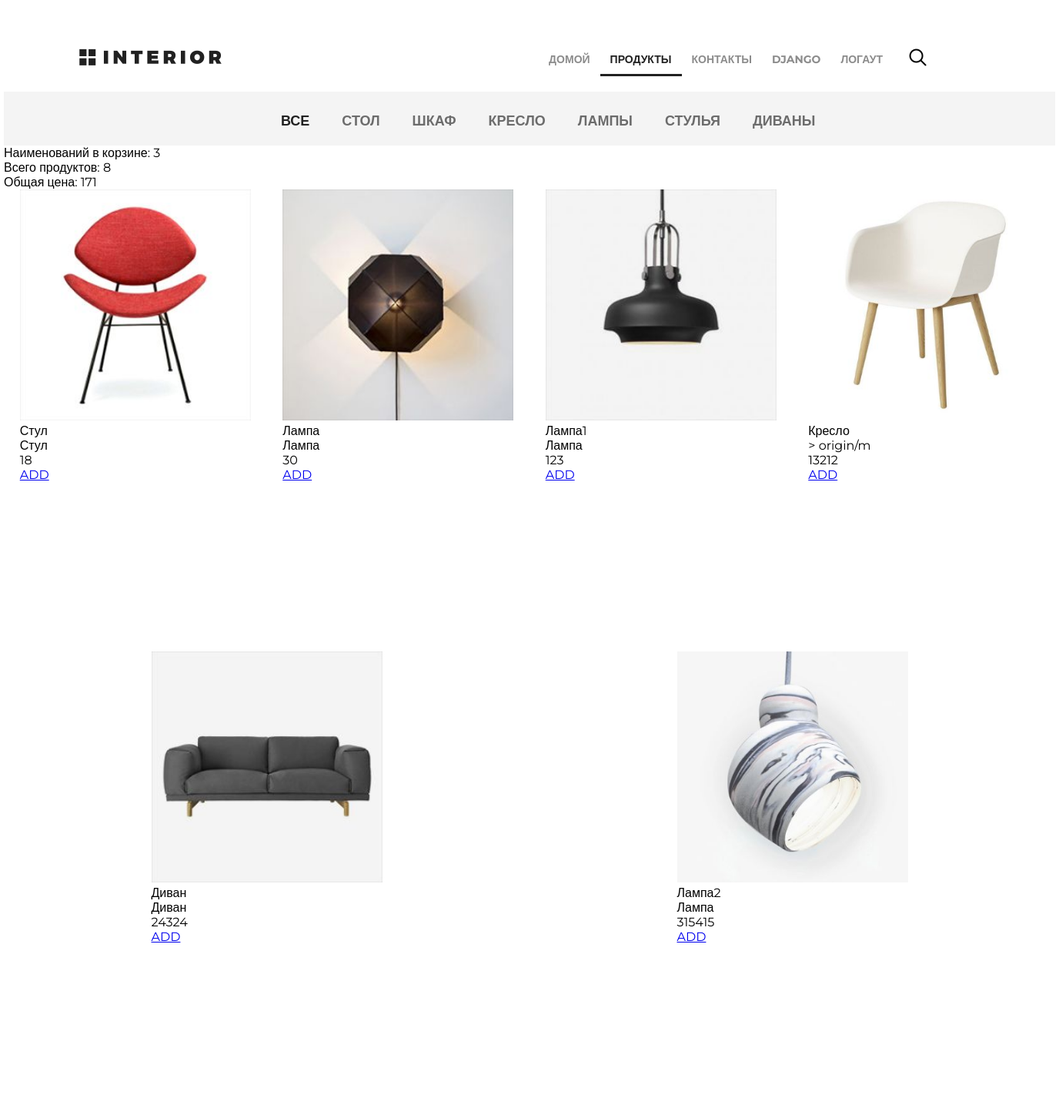
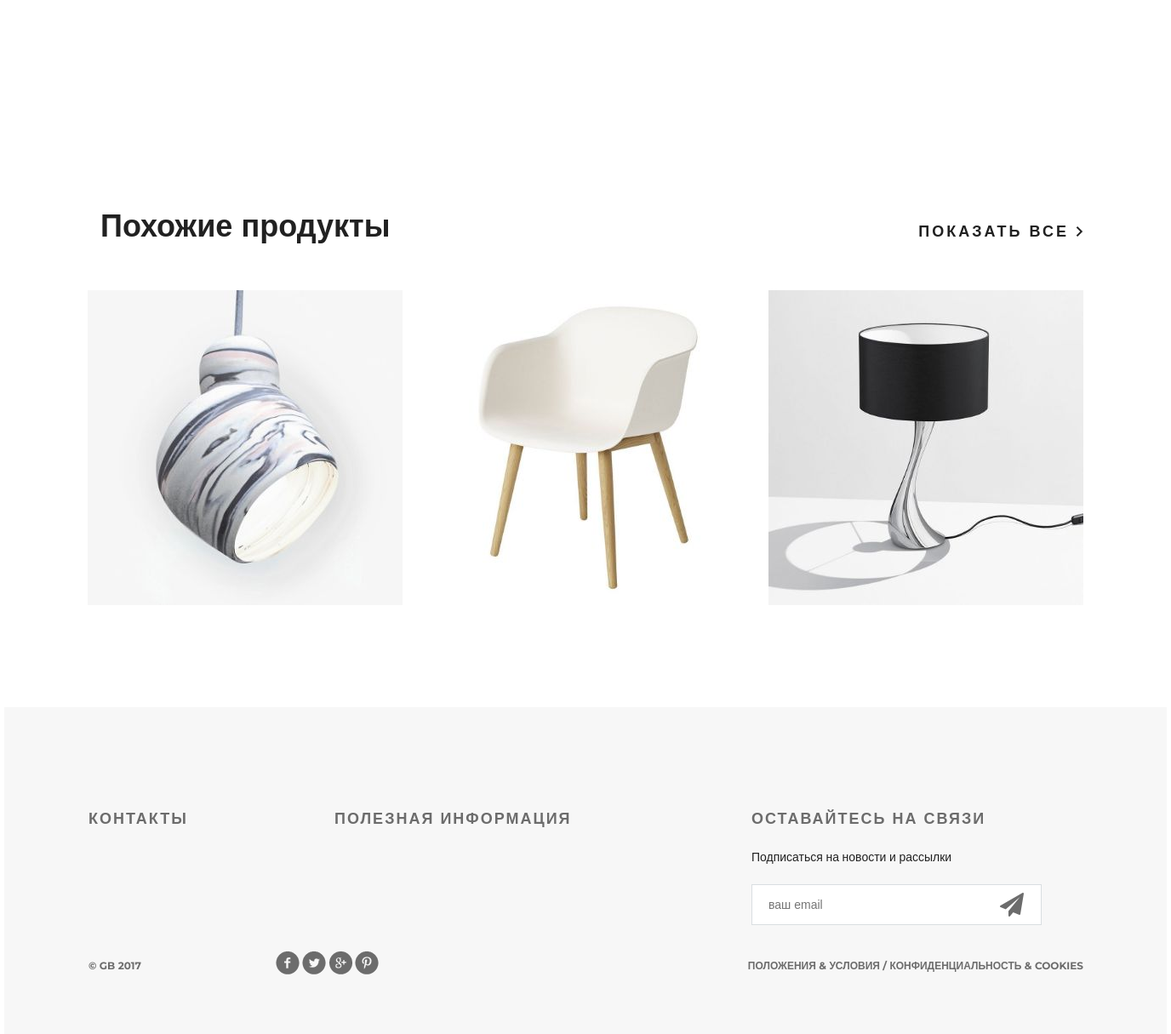
The page /products/0/ (signed in) on the database its author committed (2 pictures, top to bottom).
### authapp/models.py (models this page shows)
class Custom_User(AbstractUser):
    avatar = models.ImageField(upload_to='users_avatars', verbose_name='аватарка', blank=True)
    age = models.PositiveIntegerField(verbose_name='возраст')

### mainapp/models.py (models this page shows, shortened)
class Category(models.Model):
    name = models.CharField(max_length=32, unique=True, verbose_name='Название')

class Product(models.Model):
    name = models.CharField(max_length=32, unique=True, verbose_name='Название')
    descrition = models.TextField(verbose_name='Описание товара')
    price = models.PositiveIntegerField(verbose_name='Цена')
    category = models.ForeignKey(Category, on_delete=models.CASCADE)
    image = models.ImageField(upload_to='products', verbose_name='Изображение', null=True, blank=True)

### mainapp/views.py (the view)
# urls.py: path('products/<int:pk>/', products_view, name='products'),
def products_view(request, pk):
    if request.user.is_authenticated:
        basket = Basket.objects.filter(user=request.user)[0]
        if not basket:
            basket = Basket(user=request.user)
            basket.save()
        basket_items = OrderItem.objects.filter(basket=basket)
        if basket_items:
            types_of_products = len(basket_items)
            sum_of_products = 0
            price_of_products = 0
            for item in basket_items:
                sum_of_products += item.quantity
                price_of_products += item.product.price
    categories = Category.objects.all()
    if pk == 0:
        products = Product.objects.all().order_by('price')
        category = {'name': 'все'}
    else:
        category = get_object_or_404(Category, pk=pk)
        products = Product.objects.filter(category__pk=pk).order_by('price')
    content = {
        'products': products,
        'category': category,
        'categories': categories,
        'basket': basket,
        "types_of_products": types_of_products,
        "sum_of_products": sum_of_products,
        "price_of_products": price_of_products
    }
    return render(request, 'mainapp/products.html', content)

### mainapp/templates/mainapp/products.html (shortened to what this page needs)
{% extends "mainapp/base.html" %}
{% block menu %}
		<div class="hero-white">
			<div class="header clearfix">
					{% include "mainapp/inside_menu.html" %}
                <a href="#" class="basket"></a>
			</div>
		</div>
{% endblock %}
{% block content %}
		<div class="details">
			<div class="links clearfix">
				<ul class="links-menu">
					<li><a href="{% url 'mainapp:products' pk=0 %}" class="{% if category|length > 0 %} active {% endif %}">ВСЕ</a></li>
					{% for cat in categories %}
						<li><a href="{% url 'mainapp:products' cat.pk %}" class="
						">
							{{cat.name}}
							</a></li>
					{% endfor %}
				</ul>
			</div>
			{% if user.is_authenticated %}
				<div>
					Наименований в корзине: {{types_of_products}}
				</div>
				<div>
					Всего продуктов: {{sum_of_products}}
				</div>
				<div>
					Общая цена: {{price_of_products}}
				</div>
			{% endif %}
			<div class="products_block">
				{% for product in products %}
					<div class="products_box">
						<div  class="products_box_img">
							<img src="{{product.image.url}}" alt="">
						</div>
						<div  class="products_box_name">
							{{product.name}}
						</div>
						<div  class="products_box_description">
							{{product.descrition}}
						</div>
						<div class="products_box_price">
							{{product.price}}
						</div>
						{% if user.is_authenticated %}
							<div>
								<a href="{% url 'basketapp:product_add' pk=product.pk %}">ADD</a>
							</div>
						{% endif %}
					</div>
				{% endfor %}
			</div>
			<div class="related">
				<div class="title clearfix">
					<h2>Похожие продукты</h2>
					<a class="explore" href="#">показать все <img src="/static/img/arrow.png" alt=""></a>
				</div>
				<div class="related-products clearfix">
					<div class="block">
						<a href="#"><img src="/static/img/product-11.jpg" alt="">
						</a>
					</div>
					<div class="block">
						<a href="#"><img src="/static/img/product-21.jpg" alt="">
						</a>
					</div>
					<div class="block">
						<a href="#"><img src="/static/img/product-31.jpg" alt="">
						</a>
					</div>
				</div>
			</div>
		</div>
{% endblock %}

### mainapp/templates/mainapp/base.html (shortened to what this page needs)
<!DOCTYPE html>
<html>
<head>
	<link rel="stylesheet" type="text/css" href="/static/style.css">
	<link rel="stylesheet" href="/static/fonts/font-awesome/css/font-awesome.css">
</head>
<body>
	<div class="container">
        {% block menu %}
        {% endblock %}
        {% block content %}
        {% endblock %}
		<div class="clr"></div>
	</div>
    <div class="footer">
        <div class="clearfix">
            <div class="text-footer">
                <h3>контакты</h3>
            </div>
            <div class="text-footer">
                <h3>полезная информация</h3>
            </div>
            <div class="text-footer clearfix">
                <h3>Оставайтесь на связи</h3>
                <p>Подписаться на новости и рассылки</p>
                <form>
                    <input type="email" name="email" placeholder="ваш email">
                    <a href="#"><i class="fa fa-paper-plane fa-2x" aria-hidden="true"></i></a>
                </form>
            </div>
        </div>
        <p class="small">&copy; GB 2017</p>
        <div class="social">
            <a href="#" class="social1"></a>
            <a href="#" class="social2"></a>
            <a href="#" class="social3"></a>
            <a href="#" class="social4"></a>
        </div>
        <p class="small">Положения &amp; Условия  /  Конфиденциальность &amp; Cookies</p>
    </div>
</body>
</html>

### mainapp/templates/mainapp/inside_menu.html
<a href="{% url 'mainapp:main' %}" class="logo"></a>
<ul class="menu">
    <li><a href="{% url 'mainapp:main' %}" class="{% if request.resolver_match.url_name == 'main' %}active{% endif %}">домой</a></li>
    <li>
        <a href="{% url 'mainapp:products' pk=0 %}" class=" {% for cat in categories %}
                                                                {% if request.resolver_match.url_name == 'products' %}
                                                                    active
                                                                {% endif %}
                                                            {% endfor %}">
            продукты
        </a>
    </li>
    <li><a href="{% url 'mainapp:contacts' %}" class="{% if request.resolver_match.url_name == 'contacts' %}active{% endif %}">контакты</a></li>
    {% if user.is_authenticated %}
        <li><a href="{% url 'authapp:edit' %}">{{ user.username }}</a></li>
        <li><a href="{% url 'authapp:logout' %}">Логаут</a></li>
    {% else %}
        <li><a href="{% url 'authapp:login' %}">Логин</a></li>
    {% endif %}
</ul>
<a href="#" class="search"></a>

### rows shown on the page
Custom_User: username "DJANGO"
Category: name "СТОЛ"
Category: name "ШКАФ"
Category: name "КРЕСЛО"
Category: name "ЛАМПЫ"
Category: name "СТУЛЬЯ"
Category: name "ДИВАНЫ"
Product: image (picture), name "Стул", descrition "Стул", price "18"
Product: image (picture), name "Лампа", descrition "Лампа", price "30"
Product: image (picture), name "Лампа1", descrition "Лампа", price "123"
Product: image (picture), name "Кресло", descrition "> origin/m", price "13212"
Product: image (picture), name "Диван", descrition "Диван", price "24324"
Product: image (picture), name "Лампа2", descrition "Лампа", price "315415"

### other values the page prints
{{ types_of_products }} "3"
{{ sum_of_products }} "8"
{{ price_of_products }} "171"
